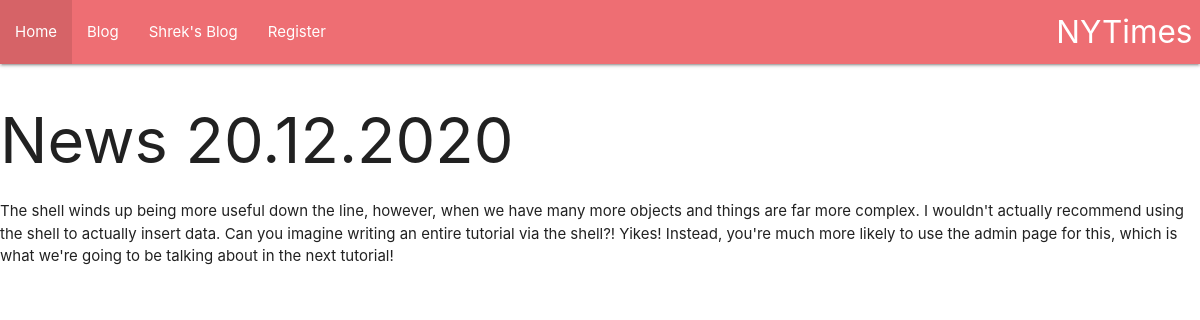
Page /blog/post/2 on the committed database.
### blog/models.py (models this page shows, shortened)
class post(models.Model):
	title = models.CharField(max_length=50)
	text=models.TextField()
	create_date = models.DateTimeField(default = timezone.now)
	pyblished_date = models.DateTimeField(null = True, blank=True)

### blog/views.py (the view)
# urls.py: path('post/<int:post_id>', views.show_one_post, name='one_post'),
def show_one_post(request, post_id):
	_post = get_object_or_404(post, pk=post_id)
	context = {'post':_post}
	return render(request,'one_post.html',context)

### blog/templates/one_post.html
{%extends 'navbar.html' %}
{%block content%}
<h1>{{post.title}}</h1>
<p>{{post.text}}</p>
{%endblock%}

### rows in the picture
post: title "News 20.12.2020", text "The shell winds up being more useful down the line, however, when we have many more objects and things are far more complex. I wouldn't actually recommend using the shell to actually insert data. Can you imagine writing an entire tutorial via the shell?! Yikes! Instead, you're much more likely to use the admin page for this, which is what we're going to be talking about in the next tutorial!"
